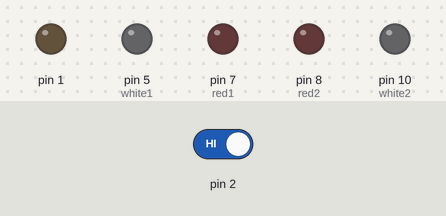
A sketch run on a simulated Arduino Uno, built with avr-gcc and run on an emulated ATmega328P. Parts: output pins drawn as LEDs (lit = HIGH). The test bench sets the inputs (shaded band); at power-on: pin 2 HIGH.

Above: at 4.2 s.
4.3 s: pin 2 driven HIGH
5.8 s: pin 2 driven LOW
At 7.1 s:
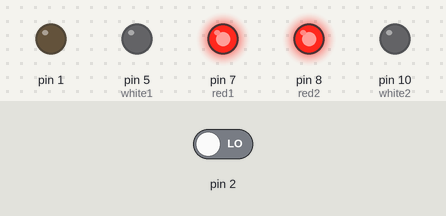
At 12.1 s:
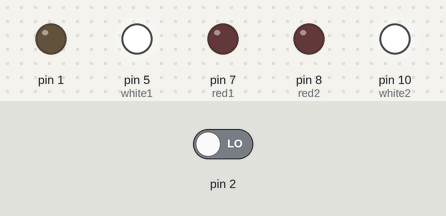
Timing chart, 0 to 17.3 s (numbered marks = the images above; inputs shaded):
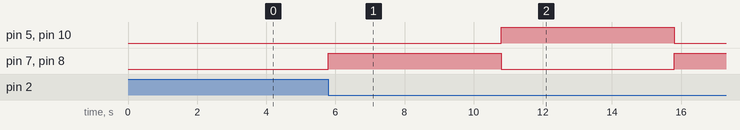

Measured:
- after the input at 4.3 s, every drawn part: stays the same
- after the input at 5.8 s, pin 5 (white1), pin 10 (white2): LOW → HIGH after 5.0 s, → LOW 5.0 s later; pin 7 (red1), pin 8 (red2): LOW → HIGH at once, → LOW 5.0 s later, → HIGH 5.0 s later

The sketch:

Halo_fw.ino
```cpp
int red1 = 7;
int red2 = 8;
int white1 = 5;
int white2 = 10;


// the setup function runs once when you press reset or power the board
void setup() {

  // initialize digital pin LED_BUILTIN as an output.
  pinMode(red1, OUTPUT);
  pinMode(red2, OUTPUT);
  pinMode(white1, OUTPUT);
  pinMode(white2, OUTPUT);

  pinMode(1, OUTPUT);
  digitalWrite(1, LOW);

  pinMode(0, INPUT_PULLUP);
  pinMode(2, INPUT_PULLUP);

  digitalWrite(red1, LOW);     // turn the LED on (HIGH is the voltage level)
        digitalWrite(red2, LOW);     // turn the LED on (HIGH is the voltage level)
        digitalWrite(white1, HIGH);  // turn the LED on (HIGH is the voltage level)
        digitalWrite(white2, HIGH);  // turn the LED on (HIGH is the voltage level)
}

unsigned long prevMill = 0;
bool status = false;
// the loop function runs over and over again forever
void loop() {

  if (digitalRead(2) == LOW) {
    if (millis() - prevMill > 5000) {
      prevMill = millis();

      status = !status;

      if (status) {
        digitalWrite(red1, HIGH);   // turn the LED on (HIGH is the voltage level)
        digitalWrite(red2, HIGH);   // turn the LED on (HIGH is the voltage level)
        digitalWrite(white1, LOW);  // turn the LED on (HIGH is the voltage level)
        digitalWrite(white2, LOW);  // turn the LED on (HIGH is the voltage level)
      } else {
        digitalWrite(red1, LOW);     // turn the LED on (HIGH is the voltage level)
        digitalWrite(red2, LOW);     // turn the LED on (HIGH is the voltage level)
        digitalWrite(white1, HIGH);  // turn the LED on (HIGH is the voltage level)
        digitalWrite(white2, HIGH);  // turn the LED on (HIGH is the voltage level)
      }
    }
  } else {
    digitalWrite(red1, LOW);     // turn the LED on (HIGH is the voltage level)
        digitalWrite(red2, LOW);     // turn the LED on (HIGH is the voltage level)
        digitalWrite(white1, LOW);  // turn the LED on (HIGH is the voltage level)
        digitalWrite(white2, LOW);  // turn the LED on (HIGH is the voltage level)
  }
}
```
